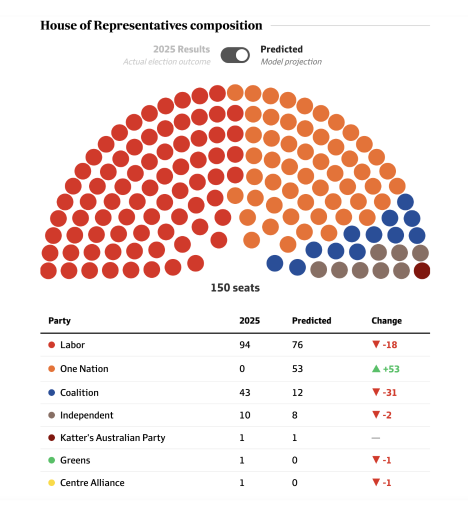
#> input picture tools/arc-fidelity/reference.png, 936 x 1030 px (shown at 1/2 size)
$ python validate_render.py
#> lines starting #> are read from the running program, lines starting #| are printed output that depends on the picture; after the words box and inside, x2 and y2 are one past the last pixel; in counts of white or black regions, pixels touching at a corner belong together
### tools/arc-fidelity/detect.py
import numpy as np, json, sys
from PIL import Image
from scipy import ndimage

def detect_dots(path, y_lo, y_hi, white_thr=230, min_area=400, max_area=1600):
#> called with path = 'reference.png', y_lo = 150, y_hi = 595, white_thr = 230, min_area = 400, max_area = 1600
    img = Image.open(path).convert("RGB")
    a = np.asarray(img).astype(int)
    H,W,_ = a.shape
#> H = 1030; W = 936
    minch = a.min(axis=2)
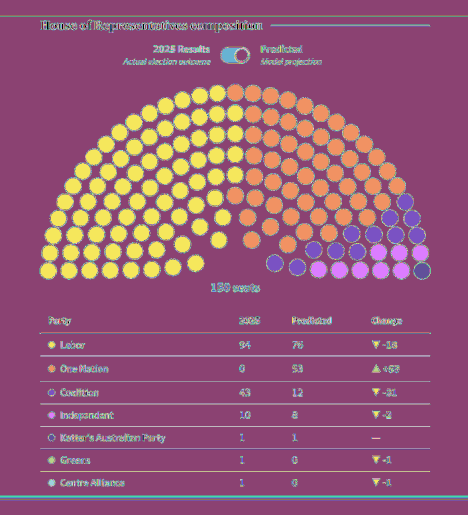
#> minch: shape (1030, 936) int64 (shown at 1/2 size); 248 distinct labels, from 0 to 255; one colour per label, 0 black
    nonwhite = minch < white_thr
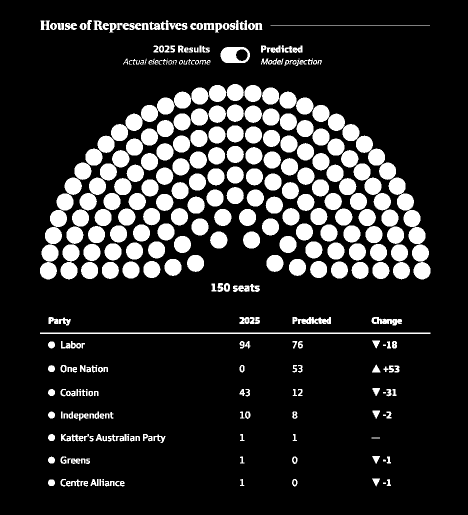
#> nonwhite: shape (1030, 936) bool (shown at 1/2 size); 16.8% white; 357 white regions (13 under 20 px), largest, box (x1, y1, x2, y2) and area: (80, 665, 861, 668) 2343, (113, 355, 164, 421) 1853, (777, 355, 828, 421) 1848
    band = np.zeros_like(nonwhite); band[y_lo:y_hi,:] = True
    mask = nonwhite & band
#> mask: shape (1030, 936) bool; 14.4% white; 153 white regions, largest, box (x1, y1, x2, y2) and area: (113, 355, 164, 421) 1853, (777, 355, 828, 421) 1848, (159, 386, 194, 421) 930
    lbl, n = ndimage.label(mask)
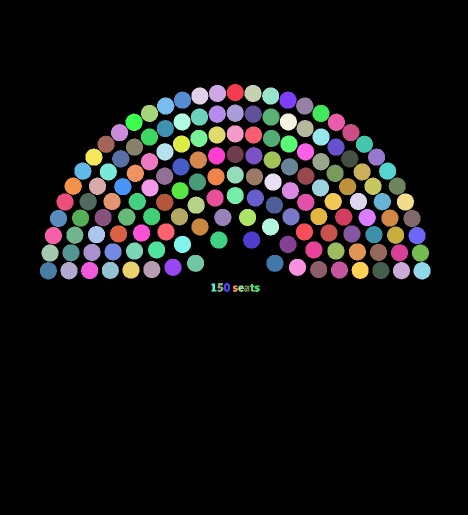
#> lbl: shape (1030, 936) int32 (shown at 1/2 size); 158 distinct labels, from 0 to 157; one colour per label, 0 black
#> n = 157
    dots=[]; rejected=[]
    for i in range(1, n+1):
        ys,xs = np.where(lbl==i)
        area = len(xs)
        w = xs.max()-xs.min()+1; h = ys.max()-ys.min()+1
        if area < min_area or area > max_area:
            rejected.append((area,w,h)); continue
        fill = area/(w*h)            # ~0.785 for a circle
        aspect = w/h
        if fill < 0.6 or not (0.7 < aspect < 1.4):
            rejected.append((area,w,h,'shape')); continue
        cx, cy = xs.mean(), ys.mean()
        req = np.sqrt(area/np.pi)
        col = [int(np.median(a[ys,xs,c])) for c in range(3)]
        dots.append(dict(x=float(cx), y=float(cy), r=float(req), area=int(area),
                         w=int(w), h=int(h), color=col))
#> this loop made 157 passes
#> (area, w, h, fill, aspect, cx, cy, req) on passes 1 to 3: (915, 35, 34, 0.769, 1.03, 470, 184.6, 17.07), (925, 34, 34, 0.8, 1, 434.4, 186.4, 17.16), (922, 34, 34, 0.798, 1, 505.5, 186.4, 17.13)
#> after the loop, dots = 150 items; rejected = [(149, 12, 18), (150, 12, 18), (103, 10, 16), (189, 20, 16), (97, 10, 13), (107, 12, 13), (113, 11, 13)]
    return dots

# [17 lines that do not run on import are left out]

### tools/arc-fidelity/fidelity.py
"""Geometry fitting + structure extraction for hemicycle dot layouts.

Reverse-engineers the reference chart and compares it against our algorithm's
output. See README.md in this folder.
"""
import numpy as np, json

def split_by_sizes(rho, sizes):
    """Assign dots to rings (inner->outer) given known ring sizes, by sorted rho."""
    order = np.argsort(rho)
    ring = np.empty(len(rho), int); s = 0
    for ri, n in enumerate(sizes):
        ring[order[s:s + n]] = ri; s += n
    return ring

def ring_variance(X, Y, cx, cy, sizes):
    rho = np.hypot(X - cx, Y - cy)
    ring = split_by_sizes(rho, sizes)
    var = 0.0
    for ri in range(len(sizes)):
        m = ring == ri
        var += ((rho[m] - rho[m].mean()) ** 2).sum()
    return var

def fit_center(X, Y, sizes):
    """1-D coordinate descent with known ring sizes (robust, no degeneracy)."""
    cx = (X.min() + X.max()) / 2
    cy = (Y[X.argmin()] + Y[X.argmax()]) / 2   # baseline through the end-dots
    span = X.max() - X.min()
    for rng in (span * 0.1, span * 0.02, span * 0.005):
        for _ in range(3):
            ys = np.linspace(cy - rng, cy + rng, 61)
            cy = min(ys, key=lambda v: ring_variance(X, Y, cx, v, sizes))
            xs = np.linspace(cx - rng, cx + rng, 61)
            cx = min(xs, key=lambda v: ring_variance(X, Y, v, cy, sizes))
    return cx, cy

# [19 lines left out: function describe, not called in this run]

SIZES = [4, 8, 13, 17, 21, 25, 29, 33]

# [10 lines that do not run on import are left out]

### tools/arc-fidelity/compare.py
"""Compare our algorithm's dot layout against the reference chart.

Matches dots one-to-one by (row, left->right rank), finds the best-fit
similarity transform (uniform scale + translation, no rotation), and reports the
residual as an RMS error in % of the outer radius. Also renders an overlay PNG
(reference image + our dots as outlines + error vectors) for visual inspection.
"""
import numpy as np, json
from PIL import Image, ImageDraw, ImageFont
import fidelity
from layout import compute_layout

REF_IMG = "reference.png"
SIZES = fidelity.SIZES

# [15 lines left out: function ref_dots_with_rank, not called in this run]

def fit_similarity(P, Q):
    """min over s,t of |s*P + t - Q|^2 (uniform scale, translation; no rotation)."""
    P = np.asarray(P, float); Q = np.asarray(Q, float)
    Pm = P.mean(0); Qm = Q.mean(0)
    s = ((P - Pm) * (Q - Qm)).sum() / ((P - Pm) ** 2).sum()
    t = Qm - s * Pm
    return s, t

# [50 lines left out: function compare, not called in this run]

# [5 lines that do not run on import are left out]

### tools/arc-fidelity/validate_render.py
"""End-to-end (bitmap vs bitmap) validation: detect dots in our rendered PNG and
in the reference, then compare. This exercises the REAL rendered output, not the
analytical model."""
import numpy as np, json
from PIL import Image, ImageDraw
import detect, fidelity
from compare import fit_similarity

REF_IMG = "reference.png"
OUR_IMG = "our_render.png"
SIZES = fidelity.SIZES

def ranked(dots):
    X=np.array([d['x'] for d in dots]); Y=np.array([d['y'] for d in dots])
    cx,cy=fidelity.fit_center(X,Y,SIZES)
    rho=np.hypot(X-cx,Y-cy); ring=fidelity.split_by_sizes(rho,SIZES)
    Rout=rho[ring==len(SIZES)-1].mean(); dotR=np.median([d['r'] for d in dots])
    out={}
    for ri in range(len(SIZES)):
        m=np.where(ring==ri)[0]
        ang=np.degrees(np.arctan2(cy-Y[m],X[m]-cx))
        for rank,idx in enumerate(m[np.argsort(-ang)]): out[(ri,rank)]=(X[idx],Y[idx])
    return out, dict(cx=cx,cy=cy,Rout=Rout,dotR=dotR)

# detect both (find arc band automatically for our render)
ref = detect.detect_dots(REF_IMG, 150, 595)
#> ref = 150 items
our_full = Image.open(OUR_IMG).convert("RGB");
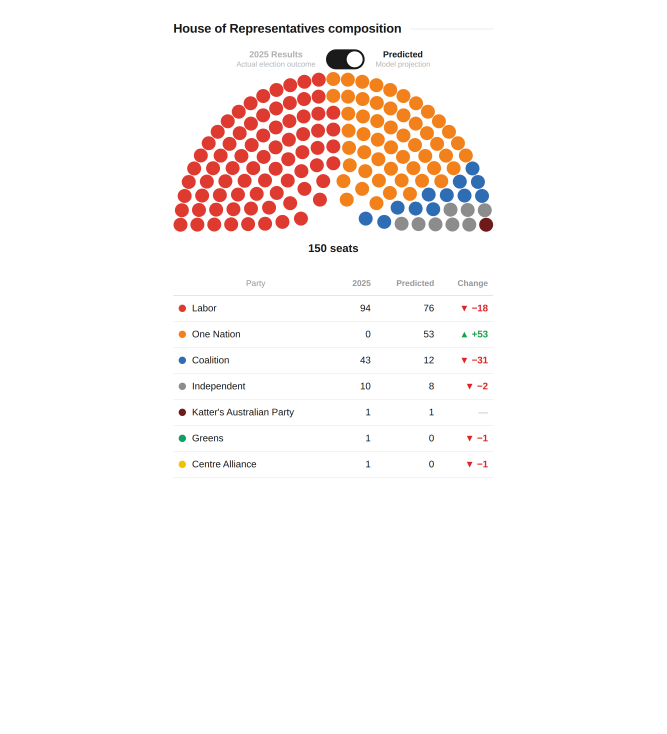
#> input picture tools/arc-fidelity/our_render.png, 2000 x 2200 px (shown at 1/3 size)
#> our_full is the input picture: PIL image 2000x2200 RGB; mean R, G, B 251.4, 245.8, 244.1
# our arc sits in the upper area; detect across a generous band then keep the 150 dot-sized blobs
our = detect.detect_dots(OUR_IMG, 120, 760)
#> call 2 of detect_dots, with path = 'our_render.png', y_lo = 120, y_hi = 760, white_thr = 230, min_area = 400, max_area = 1600
#> in detect_dots (call 2), `minch = a.min(axis=2)`:
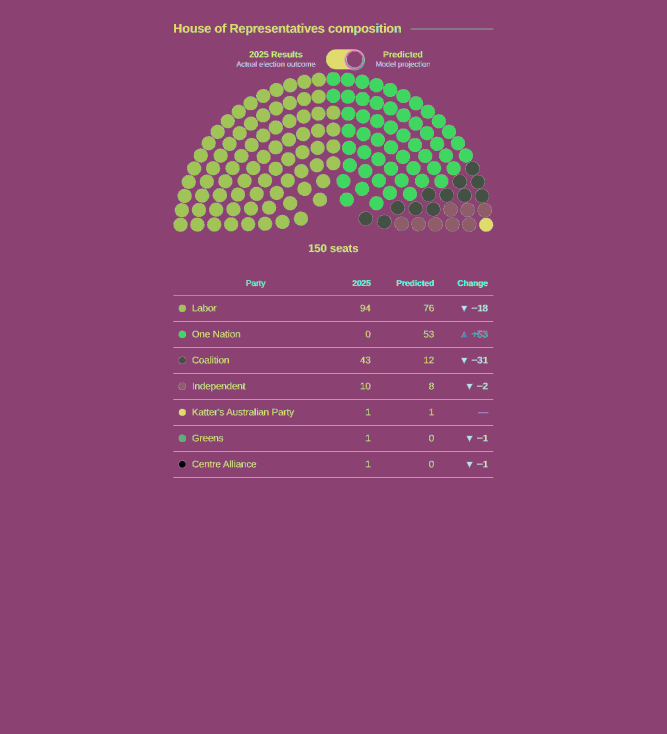
#> minch: shape (2200, 2000) int64 (shown at 1/3 size); 243 distinct labels, from 0 to 255; one colour per label, 0 black
#> in detect_dots (call 2), `nonwhite = minch < white_thr`: nonwhite: shape (2200, 2000) bool; 5.9% white; 367 white regions (10 under 20 px), largest, box (x1, y1, x2, y2) and area: (581, 249, 851, 488) 11376, (1262, 314, 1419, 488) 7117, (978, 148, 1094, 208) 4493
#> in detect_dots (call 2), `mask = nonwhite & band`:
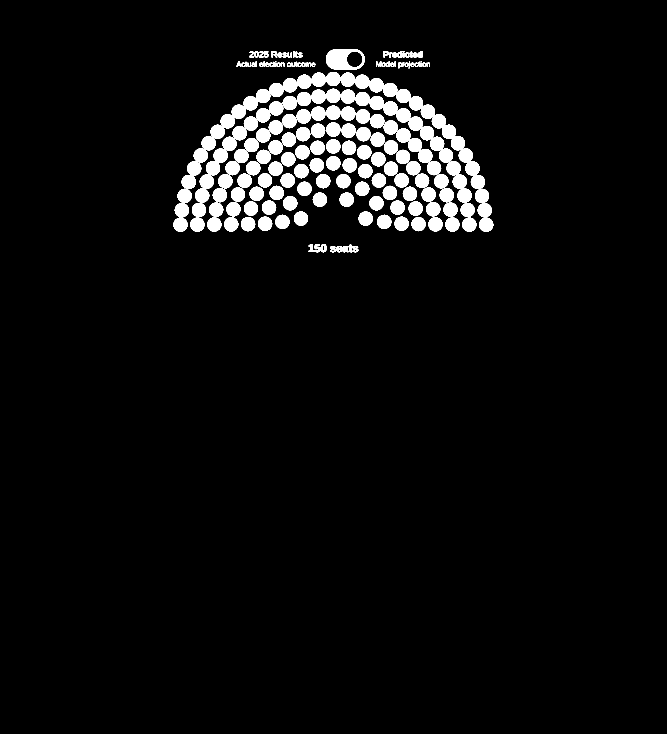
#> mask: shape (2200, 2000) bool (shown at 1/3 size); 5.1% white; 197 white regions (4 under 20 px), largest, box (x1, y1, x2, y2) and area: (581, 249, 851, 488) 11376, (1262, 314, 1419, 488) 7117, (978, 148, 1094, 208) 4493
#> in detect_dots (call 2), `lbl, n = ndimage.label(mask)`:
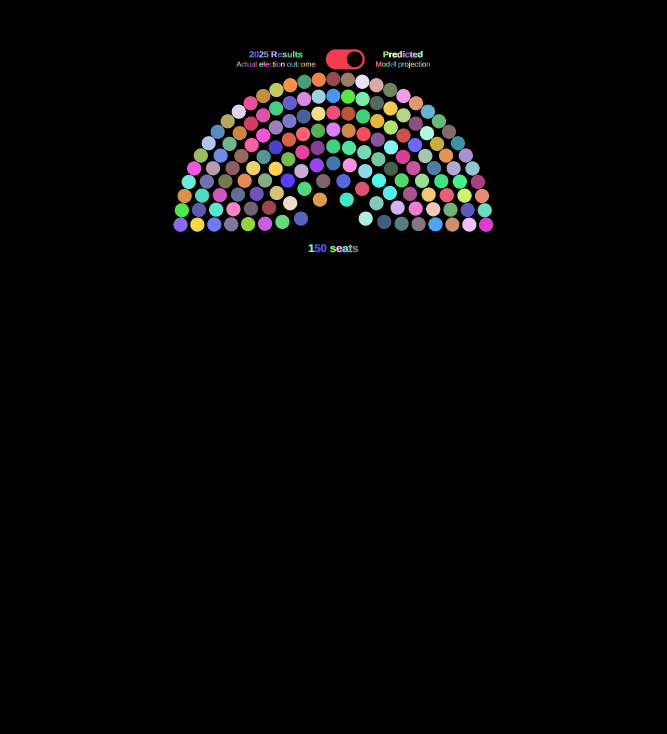
#> lbl: shape (2200, 2000) int32 (shown at 1/3 size); 218 distinct labels, from 0 to 217; one colour per label, 0 black
#> in detect_dots (call 2), `lbl, n = ndimage.label(mask)`: n = 217
#> the loop in detect_dots (call 2), `for i in range(1, n+1):` made 217 passes
#> (area, w, h) on passes 1 to 3: (4493, 116, 60), (76, 4, 19), (191, 14, 20)
print(f"detected: reference={len(ref)} dots, our_render={len(our)} dots")
#| detected: reference=150 dots, our_render=150 dots

refmap,rg = ranked(ref); ourmap,og = ranked(our)
#> the loop in fit_center, `for rng in (span * 0.1, span * 0.02, span * 0.005):` made 3 passes
#> rng on passes 1 to 3: 74.74, 14.95, 3.74
#> the loop in fit_center (call 2), `for rng in (span * 0.1, span * 0.02, span * 0.005):` made 3 passes
#> rng on passes 1 to 3: 91.7, 18.34, 4.58
keys=[k for k in refmap if k in ourmap]
P=np.array([(ourmap[k][0],-ourmap[k][1]) for k in keys])
Q=np.array([(refmap[k][0],-refmap[k][1]) for k in keys])
s,t=fit_similarity(P,Q); Pt=s*P+t
resid=np.hypot(*(Pt-Q).T)
rms=np.sqrt((resid**2).mean())/rg['Rout']*100; mx=resid.max()/rg['Rout']*100
dotR_err=(s*og['dotR']-rg['dotR'])/rg['dotR']*100
print(f"BITMAP-vs-BITMAP  matched {len(keys)}/150  RMS={rms:.2f}%  max={mx:.2f}%  dotR_err={dotR_err:+.1f}%")
#| BITMAP-vs-BITMAP  matched 150/150  RMS=0.02%  max=0.05%  dotR_err=+1.3%
json.dump(our, open("our_dots.json","w"))
